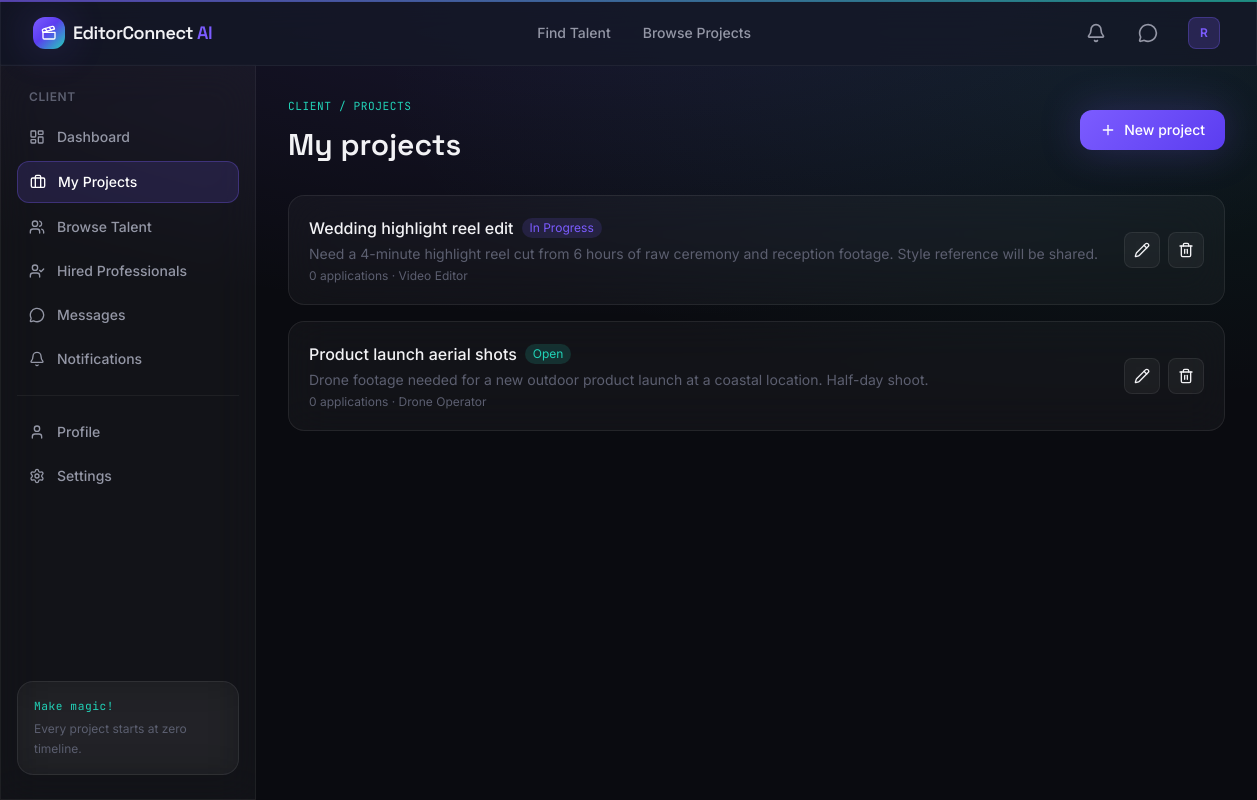
The page /client/projects (signed in) on the database its author committed.
### models/user.py (models this page shows, shortened)
class User(UserMixin, db.Model):
    __tablename__ = "users"
    id = db.Column(db.Integer, primary_key=True)
    name = db.Column(db.String(120), nullable=False)
    email = db.Column(db.String(150), unique=True, nullable=False, index=True)
    phone = db.Column(db.String(30))
    password_hash = db.Column(db.String(255), nullable=False)
    role = db.Column(db.String(20), nullable=False, default="client")
    is_active_account = db.Column(db.Boolean, default=True)
    is_verified = db.Column(db.Boolean, default=False)
    dark_mode = db.Column(db.Boolean, default=True)
    avatar = db.Column(db.String(255), default="default-avatar.png")
    created_at = db.Column(db.DateTime, default=lambda: datetime.now(timezone.utc))
    professional_profile = db.relationship(
        "Professional", backref="user", uselist=False, cascade="all, delete-orphan"
    )
    projects = db.relationship(
        "Project", backref="client", lazy="dynamic", cascade="all, delete-orphan",
        foreign_keys="Project.client_id"
    )
    notifications = db.relationship(
        "Notification", backref="user", lazy="dynamic", cascade="all, delete-orphan"
    )
    @property
    def is_client(self):
        return self.role == "client"
    def unread_notification_count(self):
        return self.notifications.filter_by(is_read=False).count()

### models/project.py (models this page shows, shortened)
class Project(db.Model):
    __tablename__ = "projects"
    id = db.Column(db.Integer, primary_key=True)
    client_id = db.Column(db.Integer, db.ForeignKey("users.id"), nullable=False)
    title = db.Column(db.String(150), nullable=False)
    description = db.Column(db.Text, nullable=False)
    category = db.Column(db.String(80), index=True)  # matches PROFESSIONS
    budget = db.Column(db.Float)
    deadline = db.Column(db.Date)
    status = db.Column(db.String(20), default="open", index=True)
    selected_professional_id = db.Column(db.Integer, db.ForeignKey("professionals.id"))
    created_at = db.Column(db.DateTime, default=lambda: datetime.now(timezone.utc))
    updated_at = db.Column(
        db.DateTime, default=lambda: datetime.now(timezone.utc),
        onupdate=lambda: datetime.now(timezone.utc)
    )
    applications = db.relationship(
        "Application", backref="project", lazy="dynamic", cascade="all, delete-orphan"
    )
    selected_professional = db.relationship("Professional", foreign_keys=[selected_professional_id])
    def application_count(self):
        return self.applications.count()

### routes/client.py (the view)
@client_bp.route("/client/projects")
@login_required
@client_required
def my_projects():
    projects = current_user.projects.order_by(Project.created_at.desc()).all()
    return render_template("client/my_projects.html", projects=projects)

### models/user.py (called while the page is built)
@login_manager.user_loader
def load_user(user_id):
    return User.query.get(int(user_id))

### routes/client.py (called while the page is built)
def client_required(f):
    @wraps(f)
    def wrapped(*args, **kwargs):
        if not current_user.is_authenticated or not current_user.is_client:
            flash("This area is for client accounts only.", "error")
            return redirect(url_for("main.index"))
        return f(*args, **kwargs)
    return wrapped

### templates/client/my_projects.html (shortened to what this page needs)
{% extends "base.html" %}
{% block content %}
<div class="flex items-center justify-between mb-8">
  <div>
    <p class="timecode mb-3">CLIENT / PROJECTS</p>
    <h1 class="font-display text-3xl font-semibold">My projects</h1>
  </div>
  <a href="{{ url_for('client.create_project') }}" class="px-5 py-2.5 rounded-xl btn-gradient text-white text-sm font-medium shadow-glow flex items-center gap-2">
    <i data-lucide="plus" class="w-4 h-4"></i> New project
  </a>
</div>
{% if projects %}
<div class="space-y-4">
  {% for project in projects %}
  <div class="glass rounded-2xl p-5 flex items-center justify-between gap-4 card-hover">
    <a href="{{ url_for('client.project_detail', project_id=project.id) }}" class="flex-1 min-w-0">
      <div class="flex items-center gap-2 mb-1">
        <p class="font-medium">{{ project.title }}</p>
        <span class="text-xs px-2 py-0.5 rounded-full
          {% if project.status == 'open' %}bg-teal-glow/15 text-teal-glow
          {% elif project.status == 'in_progress' %}bg-violet-glow/15 text-violet-glow
          {% else %}bg-white/5 text-ink-faint{% endif %}">
          {{ project.status.replace('_', ' ')|title }}
        </span>
      </div>
      <p class="text-sm text-ink-faint truncate">{{ project.description }}</p>
      <p class="text-xs text-ink-faint mt-1">{{ project.application_count() }} applications &middot; {{ project.category or "Uncategorized" }}</p>
    </a>
    <div class="flex items-center gap-2 flex-shrink-0">
      <a href="{{ url_for('client.edit_project', project_id=project.id) }}" class="w-9 h-9 rounded-lg glass hover:bg-white/10 flex items-center justify-center transition-colors">
        <i data-lucide="pencil" class="w-4 h-4"></i>
      </a>
      <form method="POST" action="{{ url_for('client.delete_project', project_id=project.id) }}" onsubmit="return confirm('Delete this project?');">
        <button type="submit" class="w-9 h-9 rounded-lg glass hover:bg-red-500/20 hover:text-red-400 flex items-center justify-center transition-colors">
          <i data-lucide="trash-2" class="w-4 h-4"></i>
        </button>
      </form>
    </div>
  </div>
  {% endfor %}
</div>
{% endif %}
{% endblock %}

### templates/partials/navbar.html (shortened to what this page needs)
<nav class="sticky top-0 z-40 glass-strong border-b border-white/5">
  <div class="max-w-7xl mx-auto px-4 sm:px-6 lg:px-8">
    <div class="flex items-center justify-between h-16">
      <a href="{{ url_for('main.index') }}" class="flex items-center gap-2 group">
        <div class="w-8 h-8 rounded-xl bg-grade-gradient flex items-center justify-center shadow-glow">
          <i data-lucide="clapperboard" class="w-4 h-4 text-white"></i>
        </div>
        <span class="font-display font-semibold text-lg tracking-tight">EditorConnect <span class="text-violet-glow">AI</span></span>
      </a>
      <div class="hidden md:flex items-center gap-8 text-sm font-medium text-ink-muted">
        <a href="{{ url_for('main.professionals') }}" class="hover:text-ink transition-colors">Find Talent</a>
        <a href="{{ url_for('main.projects') }}" class="hover:text-ink transition-colors">Browse Projects</a>
      </div>
      <div class="flex items-center gap-3">
        {% if current_user.is_authenticated %}
          <a href="{{ url_for('notifications.index') }}" class="relative w-10 h-10 rounded-xl flex items-center justify-center hover:bg-white/5 transition-colors">
            <i data-lucide="bell" class="w-5 h-5 text-ink-muted"></i>
          </a>
          <a href="{{ url_for('messages.conversations') }}" class="w-10 h-10 rounded-xl flex items-center justify-center hover:bg-white/5 transition-colors">
            <i data-lucide="message-circle" class="w-5 h-5 text-ink-muted"></i>
          </a>
          <div class="relative group">
            <button class="flex items-center gap-2 pl-2 pr-1 py-1 rounded-xl hover:bg-white/5 transition-colors">
              <div class="w-8 h-8 rounded-lg bg-violet-glow/20 border border-violet-glow/30 flex items-center justify-center text-xs font-semibold text-violet-glow">
                {{ current_user.name[0]|upper }}
              </div>
            </button>
          </div>
        {% else %}
          <a href="{{ url_for('auth.login') }}" class="px-4 py-2 text-sm font-medium text-ink-muted hover:text-ink transition-colors">Log in</a>
          <a href="{{ url_for('auth.register') }}" class="px-4 py-2 text-sm font-medium rounded-xl btn-gradient text-white shadow-glow">Get Started</a>
        {% endif %}
      </div>
    </div>
  </div>
</nav>

### static/css/style.css (style rules this page uses)
body { background-image: radial-gradient(ellipse 80% 50% at 50% -10%, rgba(124,92,255,0.15), transparent), radial-gradient(ellipse 60% 40% at 90% 10%, rgba(34,211,184,0.08), transparent); background-attachment: fixed; }
.glass { background: rgba(255,255,255,0.035); backdrop-filter: blur(20px); -webkit-backdrop-filter: blur(20px); border: 1px solid rgba(255,255,255,0.08); }
.glass-strong { background: rgba(21,24,39,0.75); backdrop-filter: blur(24px); -webkit-backdrop-filter: blur(24px); border: 1px solid rgba(255,255,255,0.1); }
.card-hover { transition: transform 0.25s ease, box-shadow 0.25s ease, border-color 0.25s ease; }
.btn-gradient { background-image: linear-gradient(135deg, #7C5CFF 0%, #5B3DF0 100%); transition: filter 0.2s ease, transform 0.2s ease; }
.timecode { font-family: 'JetBrains Mono', monospace; letter-spacing: 0.05em; color: #22D3B8; font-size: 0.7rem; }
a, button { outline-color: #7C5CFF; }

### rows shown on the page
User: name "R"
Project: title "Wedding highlight reel edit", status.replace "In Progress", description "Need a 4-minute highlight reel cut from 6 hours of raw ceremony and reception footage. Style reference will be shared.", application_count "0", category "Video Editor"
Project: title "Product launch aerial shots", status.replace "Open", description "Drone footage needed for a new outdoor product launch at a coastal location. Half-day shoot.", application_count "0", category "Drone Operator"

### other values the page prints
{{ label }} "Dashboard My Projects Browse Talent Hired Professionals Messages Notifications Profile Settings"
